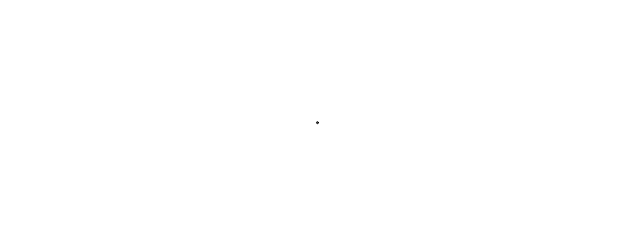
Frame 1 (no input)
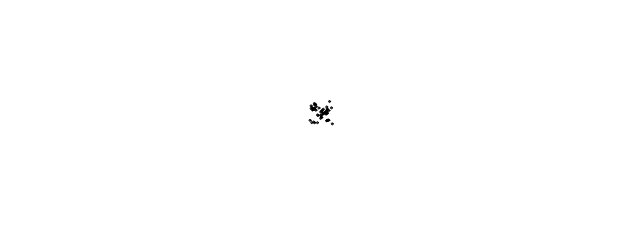
Frame 60 (no input)
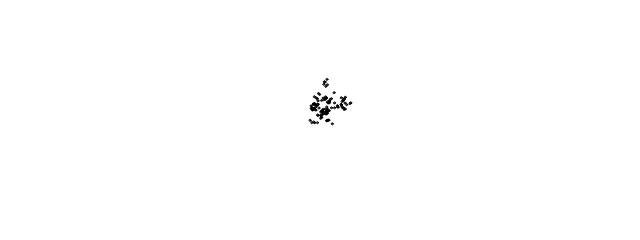
Frame 120 (the mouse pressed at the canvas centre since frame 60)

The p5.js sketch that drew these frames (run headless with seeded random() and noise() and a simulated clock; from frame 60 on, the mouse is pressed at the canvas centre):

// p5.js sketch
// ── sketch.js
/* Exercise 0.5:
A Gaussian random walk is defined as one in which the step size 
(how far the object moves in a given direction) is generated with a normal 
distribution. Implement this variation of the Walker class.
*/

let walker;

function setup() {
  createCanvas(640, 240);

  walker = new Walker();
  background(255);
}

function draw() {
  walker.step();
  walker.show();
}

/* 
* An accept-reject algorithm, based on the Monte Carlo method returning a value from 0 to 1
*/
function quadraticAcceptReject() {
  while (true) {
    let r1 = random(1)
    let probability = r1 * r1
    let r2 = random(1)
    
    if (r2 < probability) {
      return r1
    }
  }
}


class Walker {
  constructor() {
    this.x = width / 2;
    this.y = height / 2;
  }

  show() {
    point(this.x, this.y);
    fill(0, 50)
    circle(this.x, this.y, 2) 
  }

  step() {
    let step = randomGaussian(0, 5);
    let xStep = quadraticAcceptReject() * step
    // 50/50 chance of stepping in opposite direction
    if (random([false,  true]))
      xStep *= -1

    let yStep = quadraticAcceptReject() * step
    // 50/50 chance of stepping in opposite direction
    if (random([false,  true]))
      yStep *= -1

    // Adjust xStep to keep the movement within bounds
    if (this.x + xStep > width) {
      xStep = width - this.x; // Move to the edge
    }
    if (this.x + xStep < 0) {
      xStep = -this.x; // Move to the edge
    }
  
    // Adjust yStep to keep the movement within bounds
    if (this.y + yStep > height) {
      yStep = height - this.y; // Move to the edge
    }
    if (this.y + yStep < 0) {
      yStep = -this.y; // Move to the edge
    }
  
    // Apply the steps
    this.x += xStep;
    this.y += yStep;
  }
}
